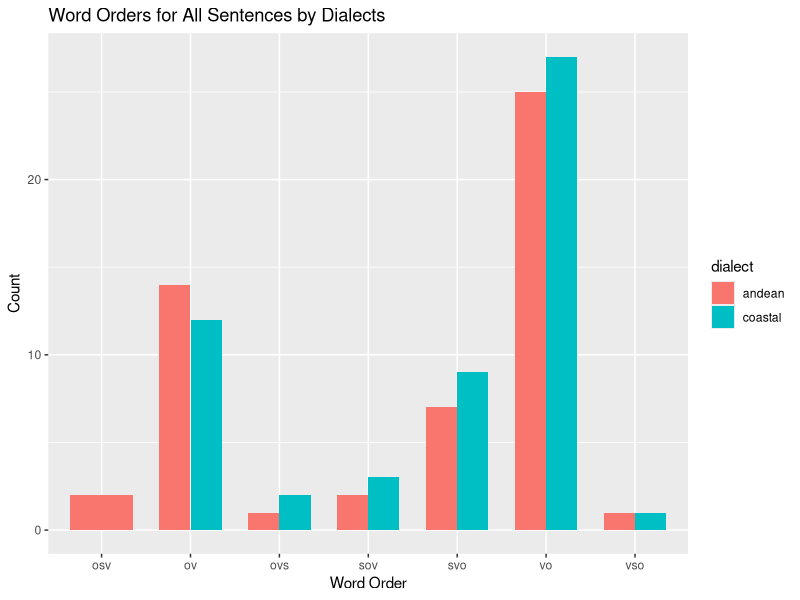
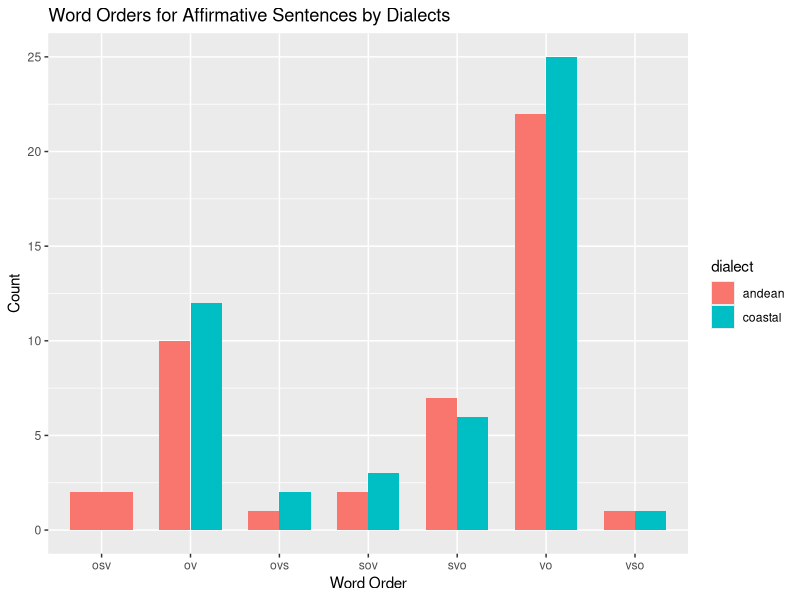

Here is the R script that generated these plots, in order:
## ---- chunk 1
library(ggplot2)
library(dplyr)
## ---- chunk 2

# get dataframes of parsed sentences
# documents contain sentences and sentences contain tokens
# sentences$doc_id links with documents$id 
# tokens$sentence_id links with sentences$id

documents <- read.csv("../transcriber/output/parsed/documents.csv")
sentences <- read.csv("../transcriber/output/parsed/sentences.csv")
tokens <- read.csv("../transcriber/output/parsed/tokens.csv")

## ---- chunk 3

# get word orders of each sentence
# the function carries out the following steps to generate word order:
# 1. iterate all given sentences
# 2. iterate all verb tokens in each sentence
# 3. get the 'nsubj' and 'obj' children from the dependency parsing result
#    where 'head' column in tokens refer to its parent token index
#    and 'deprel' refer to its relationship
# 4. comparing the indices of nsubj(may not be present), obj and the verb


# return a dataframe contains:
# 1. word order in form of 'S', 'V', 'O' concatenated string
# 2. the verb, the sentence and the document where the word order is presented
get_sentences_word_order <- function(sentences_in) {
  
  # initialize dataframe to store the result
  word_orders <- tibble(
    doc_id=character(),
    doc_title=character(),
    sentence_id=character(),
    sentence_index=character(),
    verb_id=character(),
    verb_index=character(),
    word_order=character(), 
    dialect=character())
  
    for (i in 1:nrow(sentences_in)) {
      sentence <- sentences_in[i, ]
      # get document where the sentence is from
      document <- (documents %>% filter(id == sentence$doc_id))[1, ]
      
      # filter tokens that belong to the sentence
      sentence_tokens <- tokens %>% filter(sentence_id == sentence$id)
    
      # filter only verb tokens
      sentence_verb_tokens <- sentence_tokens %>% filter(upos == 'VERB')
      
      # make sure there exist verbs in the sentence
      # this step is necessary because 1:0 in R gives c(1, 0) which should be empty
      if (nrow(sentence_verb_tokens) > 0) {
        
        for (i in 1:nrow(sentence_verb_tokens)) {
          
          # get verb
          verb <- sentence_verb_tokens[i, ]
          
          # get nsubj children
          nsubj <- sentence_tokens %>% filter(head == verb$index & deprel == 'nsubj')
          # get obj children
          obj <- sentence_tokens %>% filter(head == verb$index & deprel == 'obj')
          
          # in case of no nsubj and one obj presents
          # VO or OV
          if (nrow(nsubj) == 0 & nrow(obj) == 1) {
            
            # create named vector with S/V/O as names and their token indices as value
            word_order_pos <- c('v' = verb$index, 'o' = obj[1, ]$index)
            
            # sort by indices then get names
            sorted_word_order <- names(sort(word_order_pos))
            
            # concatenate
            word_order <- paste(sorted_word_order, collapse = '')
            
            # store the result
            word_orders <- word_orders %>%  add_row(
              doc_id=document$id,
              doc_title=document$title,
              sentence_id=sentence$id,
              sentence_index=as.character(sentence$index),
              verb_id=verb$id,
              verb_index=verb$index,
              word_order=word_order,
              dialect=document$dialect)
            
          } 
          else if (nrow(nsubj) == 1 & nrow(obj) == 1) 
          {
            # in case of one nsubj and one obj present
            # all combination of 'S', 'V', 'O', e.g. SVO
            word_order_pos <- c('s' = nsubj[1, ]$index, 'v' = verb$index, 'o' = obj[1, ]$index)
            
            # the following steps are identical with the obj only case above
            sorted_word_order <- names(sort(word_order_pos))
            word_order <- paste(sorted_word_order, collapse = '')
            word_orders <- word_orders %>%  add_row(
              doc_id=document$id,
              doc_title=document$title,
              sentence_id=sentence$id,
              sentence_index=as.character(sentence$index),
              verb_id=verb$id,
              verb_index=verb$index,
              word_order=word_order,
              dialect=document$dialect)
          }
        }
      }
    }
  
    return(word_orders)

}
## ---- chunk 4
# filter the sentence without '?' token
affirmative_sentence_ids <- (tokens %>% group_by(sentence_id) %>% filter(!any(text == '?')) %>% summarise())$sentence_id
## ---- chunk 5
# check if andean and costal have similar number of sentences
print('Total sentence count in the two dialect categories')
left_join(sentences, documents %>% rename(doc_id = id), by = "doc_id") %>%
  group_by(dialect) %>% 
  summarise(count = n())

# # check if andean and costal have similar number of affirmative sentences 
print('Affirmative sentence count in the two dialect categories')
left_join(sentences, documents %>% rename(doc_id = id), by = "doc_id") %>%
  filter(id %in% affirmative_sentence_ids) %>%
  group_by(dialect) %>% 
  summarise(count = n())

## ---- chunk 6
# plot count of word orders in the two dialect groups as bar plot
get_sentences_word_order(sentences) %>%
  group_by(dialect, word_order) %>%
  summarise(count = n()) %>%
  ggplot(aes(x = word_order, y = count, fill = dialect)) + 
  geom_bar(stat = "identity", position = "dodge", width = 0.7) +
  labs(x = "Word Order", y = "Count",
       title = "Word Orders for All Sentences by Dialects")
## ---- chunk 7
affirmative_sentences <- sentences %>% filter(id %in% affirmative_sentence_ids)

get_sentences_word_order(affirmative_sentences) %>%
  group_by(dialect, word_order) %>%
  summarise(count = n()) %>%
  ggplot(aes(x = word_order, y = count, fill = dialect)) + 
  geom_bar(stat = "identity", position = "dodge", width = 0.7) +
  labs(x = "Word Order", y = "Count",
       title = "Word Orders for Affirmative Sentences by Dialects")

